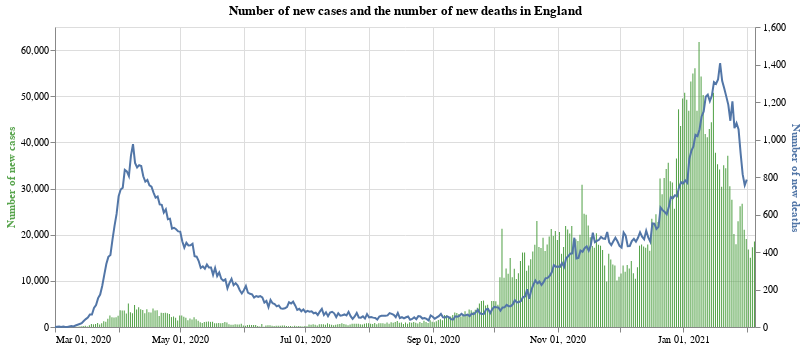

The notebook cell this image was saved under:
### Markdown cell above
## Plotting: All of England

The first chart we look at has both the number of new cases and the number of new deaths in England. The blue line corresponds to the axis on the right hand side, the number of new deaths. The green bars are the number of new cases (axis on the left hand side).

### Code cell
#collapse
base = alt.Chart(full_eng_deaths.query("date >= '2020-03-01'")).encode(x=alt.X("yearmonthdate(date):T", axis=alt.Axis(title=None))).properties(title='Number of new cases and the number of new deaths in England',width=700)

bars = base.mark_bar(color='#57A44C').encode(
    y=alt.Y("newCases:Q", axis=alt.Axis(title='Number of new cases', titleColor='#57A44C')),
    tooltip="newCases:Q"
)

line = base.mark_line(stroke='#5276A7').encode(y=alt.Y("newDeaths:Q", axis=alt.Axis(title='Number of new deaths', titleColor='#5276A7')))

alt.layer(bars, line).resolve_scale(y='independent')

### Figure 1 — Vega-Lite specification as saved in the notebook (floating-point values rounded to 4 significant figures; data arrays with more than 128 entries replaced by an {"elided": "..."} marker saying what was removed)
{"config": {"view": {"continuousWidth": 400, "continuousHeight": 300}}, "layer": [{"mark": {"type": "bar", "color": "#57A44C"}, "encoding": {"tooltip": {"type": "quantitative", "field": "newCases"}, "x": {"type": "temporal", "axis": {"title": null}, "field": "date", "timeUnit": "yearmonthdate"}, "y": {"type": "quantitative", "axis": {"title": "Number of new cases", "titleColor": "#57A44C"}, "field": "newCases"}}, "title": "Number of new cases and the number of new deaths in England", "width": 700}, {"mark": {"type": "line", "stroke": "#5276A7"}, "encoding": {"x": {"type": "temporal", "axis": {"title": null}, "field": "date", "timeUnit": "yearmonthdate"}, "y": {"type": "quantitative", "axis": {"title": "Number of new deaths", "titleColor": "#5276A7"}, "field": "newDeaths"}}, "title": "Number of new cases and the number of new deaths in England", "width": 700}], "data": {"name": "data-fce12ba2f3250cfa048a1792c9a228d9"}, "resolve": {"scale": {"y": "independent"}}, "$schema": "https://vega.github.io/schema/vega-lite/v4.8.1.json", "datasets": {"data-fce12ba2f3250cfa048a1792c9a228d9": {"elided": "341 records"}}}
